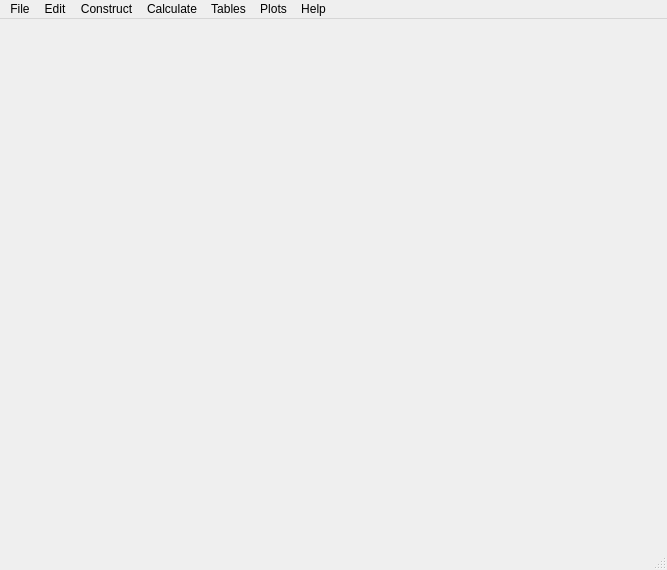
<?xml version="1.0" encoding="UTF-8"?>
<ui version="4.0">
 <class>MainWindow</class>
 <widget class="QMainWindow" name="MainWindow">
  <property name="geometry">
   <rect>
    <x>0</x>
    <y>0</y>
    <width>667</width>
    <height>570</height>
   </rect>
  </property>
  <property name="sizePolicy">
   <sizepolicy hsizetype="MinimumExpanding" vsizetype="MinimumExpanding">
    <horstretch>0</horstretch>
    <verstretch>0</verstretch>
   </sizepolicy>
  </property>
  <property name="windowTitle">
   <string>MainWindow</string>
  </property>
  <widget class="QWidget" name="centralWidget"/>
  <widget class="QMenuBar" name="menuBar">
   <property name="geometry">
    <rect>
     <x>0</x>
     <y>0</y>
     <width>667</width>
     <height>26</height>
    </rect>
   </property>
   <widget class="QMenu" name="menuFile">
    <property name="title">
     <string>File</string>
    </property>
    <widget class="QMenu" name="menuRecent_File">
     <property name="title">
      <string>Recent File</string>
     </property>
    </widget>
    <addaction name="actionNew"/>
    <addaction name="actionOpen"/>
    <addaction name="menuRecent_File"/>
    <addaction name="actionImport_out_File"/>
    <addaction name="actionSave"/>
    <addaction name="actionSave_As"/>
    <addaction name="actionPrint"/>
    <addaction name="actionExport_to_File"/>
    <addaction name="actionExit"/>
   </widget>
   <widget class="QMenu" name="menuEdit">
    <property name="title">
     <string>Edit</string>
    </property>
    <addaction name="actionDelete"/>
    <addaction name="actionProperties"/>
    <addaction name="actionMaster_Control_Panel"/>
    <addaction name="actionGuess_Value"/>
    <addaction name="actionSystem_Settings"/>
    <addaction name="separator"/>
    <addaction name="actionRotate_Clockwise"/>
    <addaction name="actionFlip_Horizontally"/>
    <addaction name="actionFlip_Vertically"/>
    <addaction name="separator"/>
    <addaction name="actionSelect"/>
    <addaction name="actionPan"/>
    <addaction name="actionZoom_To_Fit"/>
   </widget>
   <widget class="QMenu" name="menuConstruct">
    <property name="title">
     <string>Construct</string>
    </property>
    <addaction name="actionComponent"/>
    <addaction name="actionLine"/>
    <addaction name="actionText"/>
   </widget>
   <widget class="QMenu" name="menuCalculate">
    <property name="title">
     <string>Calculate</string>
    </property>
    <widget class="QMenu" name="menuResults">
     <property name="title">
      <string>Results</string>
     </property>
     <addaction name="actionShow_Results"/>
     <addaction name="actionChoose_Results"/>
     <addaction name="actionResults_Table"/>
    </widget>
    <addaction name="actionAdditional_equations"/>
    <addaction name="actionRun"/>
    <addaction name="actionCalculation_Details"/>
    <addaction name="menuResults"/>
   </widget>
   <widget class="QMenu" name="menuTables">
    <property name="title">
     <string>Tables</string>
    </property>
    <widget class="QMenu" name="menuTable_Windows">
     <property name="title">
      <string>Table Windows</string>
     </property>
    </widget>
    <addaction name="actionNew_Parametric_Table"/>
    <addaction name="actionTable_Window"/>
    <addaction name="menuTable_Windows"/>
   </widget>
   <widget class="QMenu" name="menuPlots">
    <property name="title">
     <string>Plots</string>
    </property>
    <widget class="QMenu" name="menuPlot_Windows">
     <property name="title">
      <string>Plot Windows</string>
     </property>
    </widget>
    <addaction name="actionNew_Parametric_Plot"/>
    <addaction name="actionNew_Property_Plot"/>
    <addaction name="actionPlot_Window"/>
    <addaction name="menuPlot_Windows"/>
   </widget>
   <widget class="QMenu" name="menuHelp">
    <property name="title">
     <string>Help</string>
    </property>
    <widget class="QMenu" name="menuExample_Cases">
     <property name="title">
      <string>Example Cases</string>
     </property>
    </widget>
    <addaction name="actionContent_And_Index"/>
    <addaction name="actionAbout"/>
    <addaction name="menuExample_Cases"/>
   </widget>
   <addaction name="menuFile"/>
   <addaction name="menuEdit"/>
   <addaction name="menuConstruct"/>
   <addaction name="menuCalculate"/>
   <addaction name="menuTables"/>
   <addaction name="menuPlots"/>
   <addaction name="menuHelp"/>
  </widget>
  <widget class="QStatusBar" name="statusBar"/>
  <action name="actionNew">
   <property name="icon">
    <iconset resource="functionIcons.qrc">
     <normaloff>:/Images/icons/Files-New-File-icon.png</normaloff>:/Images/icons/Files-New-File-icon.png</iconset>
   </property>
   <property name="text">
    <string>New</string>
   </property>
  </action>
  <action name="actionOpen">
   <property name="icon">
    <iconset resource="functionIcons.qrc">
     <normaloff>:/Images/icons/Folder-Open-icon.png</normaloff>:/Images/icons/Folder-Open-icon.png</iconset>
   </property>
   <property name="text">
    <string>Open</string>
   </property>
  </action>
  <action name="actionSave">
   <property name="icon">
    <iconset resource="functionIcons.qrc">
     <normaloff>:/Images/icons/Actions-document-save-icon.png</normaloff>:/Images/icons/Actions-document-save-icon.png</iconset>
   </property>
   <property name="text">
    <string>Save</string>
   </property>
  </action>
  <action name="actionSave_As">
   <property name="icon">
    <iconset resource="functionIcons.qrc">
     <normaloff>:/Images/icons/Actions-document-save-icon.png</normaloff>:/Images/icons/Actions-document-save-icon.png</iconset>
   </property>
   <property name="text">
    <string>Save As</string>
   </property>
  </action>
  <action name="actionPrint">
   <property name="icon">
    <iconset resource="functionIcons.qrc">
     <normaloff>:/Images/icons/print-icon.png</normaloff>:/Images/icons/print-icon.png</iconset>
   </property>
   <property name="text">
    <string>Print</string>
   </property>
  </action>
  <action name="actionExit">
   <property name="icon">
    <iconset resource="functionIcons.qrc">
     <normaloff>:/Images/icons/exit.png</normaloff>:/Images/icons/exit.png</iconset>
   </property>
   <property name="text">
    <string>Exit</string>
   </property>
  </action>
  <action name="actionDelete">
   <property name="icon">
    <iconset resource="functionIcons.qrc">
     <normaloff>:/Images/icons/delete-icon.png</normaloff>:/Images/icons/delete-icon.png</iconset>
   </property>
   <property name="text">
    <string>Delete</string>
   </property>
  </action>
  <action name="actionProperties">
   <property name="icon">
    <iconset resource="functionIcons.qrc">
     <normaloff>:/Images/icons/settings.png</normaloff>:/Images/icons/settings.png</iconset>
   </property>
   <property name="text">
    <string>Properties</string>
   </property>
  </action>
  <action name="actionComponent">
   <property name="icon">
    <iconset resource="functionIcons.qrc">
     <normaloff>:/Images/icons/Components-icon.png</normaloff>:/Images/icons/Components-icon.png</iconset>
   </property>
   <property name="text">
    <string>Component</string>
   </property>
  </action>
  <action name="actionLine">
   <property name="icon">
    <iconset resource="functionIcons.qrc">
     <normaloff>:/Images/icons/Adds-Add-link-icon.png</normaloff>:/Images/icons/Adds-Add-link-icon.png</iconset>
   </property>
   <property name="text">
    <string>Link</string>
   </property>
  </action>
  <action name="actionText">
   <property name="icon">
    <iconset resource="functionIcons.qrc">
     <normaloff>:/Images/icons/text.png</normaloff>:/Images/icons/text.png</iconset>
   </property>
   <property name="text">
    <string>Text</string>
   </property>
  </action>
  <action name="actionSelect">
   <property name="checkable">
    <bool>true</bool>
   </property>
   <property name="icon">
    <iconset resource="functionIcons.qrc">
     <normaloff>:/Images/icons/pointer.png</normaloff>:/Images/icons/pointer.png</iconset>
   </property>
   <property name="text">
    <string>Select</string>
   </property>
  </action>
  <action name="actionPan">
   <property name="checkable">
    <bool>true</bool>
   </property>
   <property name="icon">
    <iconset resource="functionIcons.qrc">
     <normaloff>:/Images/icons/Hands-Whole-hand-icon.png</normaloff>:/Images/icons/Hands-Whole-hand-icon.png</iconset>
   </property>
   <property name="text">
    <string>Pan</string>
   </property>
  </action>
  <action name="actionZoom_To_Fit">
   <property name="icon">
    <iconset resource="functionIcons.qrc">
     <normaloff>:/Images/icons/Print-Preview-Fit-to-width-icon.png</normaloff>:/Images/icons/Print-Preview-Fit-to-width-icon.png</iconset>
   </property>
   <property name="text">
    <string>Zoom To Fit</string>
   </property>
   <property name="toolTip">
    <string>Zoom To Fit</string>
   </property>
  </action>
  <action name="actionRun">
   <property name="icon">
    <iconset resource="functionIcons.qrc">
     <normaloff>:/Images/icons/run.png</normaloff>:/Images/icons/run.png</iconset>
   </property>
   <property name="text">
    <string>Run</string>
   </property>
  </action>
  <action name="actionNew_Parametric_Table">
   <property name="icon">
    <iconset resource="functionIcons.qrc">
     <normaloff>:/Images/icons/page-table-add-icon.png</normaloff>:/Images/icons/page-table-add-icon.png</iconset>
   </property>
   <property name="text">
    <string>New Parametric Table</string>
   </property>
  </action>
  <action name="actionNew_Parametric_Plot">
   <property name="icon">
    <iconset resource="functionIcons.qrc">
     <normaloff>:/Images/icons/Actions-office-chart-line-stacked-icon.png</normaloff>:/Images/icons/Actions-office-chart-line-stacked-icon.png</iconset>
   </property>
   <property name="text">
    <string>New Parametric Plot</string>
   </property>
  </action>
  <action name="actionNew_Property_Plot">
   <property name="icon">
    <iconset resource="functionIcons.qrc">
     <normaloff>:/Images/icons/Line-chart-icon.png</normaloff>:/Images/icons/Line-chart-icon.png</iconset>
   </property>
   <property name="text">
    <string>New Property Plot</string>
   </property>
  </action>
  <action name="actionContent_And_Index">
   <property name="icon">
    <iconset resource="functionIcons.qrc">
     <normaloff>:/Images/icons/help.png</normaloff>:/Images/icons/help.png</iconset>
   </property>
   <property name="text">
    <string>Content And Index</string>
   </property>
  </action>
  <action name="actionAbout">
   <property name="icon">
    <iconset resource="functionIcons.qrc">
     <normaloff>:/Images/icons/about.png</normaloff>:/Images/icons/about.png</iconset>
   </property>
   <property name="text">
    <string>About SorpSim</string>
   </property>
  </action>
  <action name="actionChoose_Results">
   <property name="icon">
    <iconset resource="functionIcons.qrc">
     <normaloff>:/Images/icons/clipboard-icon.png</normaloff>:/Images/icons/clipboard-icon.png</iconset>
   </property>
   <property name="text">
    <string>Choose Results</string>
   </property>
  </action>
  <action name="actionShow_Results">
   <property name="icon">
    <iconset resource="functionIcons.qrc">
     <normaloff>:/Images/icons/clipboard-icon.png</normaloff>:/Images/icons/clipboard-icon.png</iconset>
   </property>
   <property name="text">
    <string>Show Results</string>
   </property>
  </action>
  <action name="actionTable_Window">
   <property name="icon">
    <iconset resource="functionIcons.qrc">
     <normaloff>:/Images/icons/Actions-insert-table-icon.png</normaloff>:/Images/icons/Actions-insert-table-icon.png</iconset>
   </property>
   <property name="text">
    <string>Table Window</string>
   </property>
  </action>
  <action name="actionMaster_Control_Panel">
   <property name="icon">
    <iconset resource="functionIcons.qrc">
     <normaloff>:/Images/icons/Overview-Pages-3-icon.png</normaloff>:/Images/icons/Overview-Pages-3-icon.png</iconset>
   </property>
   <property name="text">
    <string>Master Control Panel</string>
   </property>
  </action>
  <action name="actionImport_out_File">
   <property name="icon">
    <iconset resource="functionIcons.qrc">
     <normaloff>:/Images/icons/Folder-Open-icon.png</normaloff>:/Images/icons/Folder-Open-icon.png</iconset>
   </property>
   <property name="text">
    <string>Import .out File</string>
   </property>
  </action>
  <action name="actionSystem_Settings">
   <property name="icon">
    <iconset resource="functionIcons.qrc">
     <normaloff>:/Images/icons/settings2.png</normaloff>:/Images/icons/settings2.png</iconset>
   </property>
   <property name="text">
    <string>Unit System/ Fluid</string>
   </property>
  </action>
  <action name="actionExport_to_File">
   <property name="icon">
    <iconset resource="functionIcons.qrc">
     <normaloff>:/Images/icons/export-icon.png</normaloff>:/Images/icons/export-icon.png</iconset>
   </property>
   <property name="text">
    <string>Export Diagram to File</string>
   </property>
  </action>
  <action name="actionAdditional_equations">
   <property name="icon">
    <iconset resource="functionIcons.qrc">
     <normaloff>:/Images/icons/plus.png</normaloff>:/Images/icons/plus.png</iconset>
   </property>
   <property name="text">
    <string>Additional equations</string>
   </property>
  </action>
  <action name="actionRotate_Clockwise">
   <property name="icon">
    <iconset resource="functionIcons.qrc">
     <normaloff>:/Images/icons/shape_rotate_clockwise.png</normaloff>:/Images/icons/shape_rotate_clockwise.png</iconset>
   </property>
   <property name="text">
    <string>Rotate Clockwise</string>
   </property>
  </action>
  <action name="actionFlip_Horizontally">
   <property name="icon">
    <iconset resource="functionIcons.qrc">
     <normaloff>:/Images/icons/shape_flip_horizontal.png</normaloff>:/Images/icons/shape_flip_horizontal.png</iconset>
   </property>
   <property name="text">
    <string>Flip Horizontally</string>
   </property>
  </action>
  <action name="actionFlip_Vertically">
   <property name="icon">
    <iconset resource="functionIcons.qrc">
     <normaloff>:/Images/icons/shape_flip_vertical.png</normaloff>:/Images/icons/shape_flip_vertical.png</iconset>
   </property>
   <property name="text">
    <string>Flip Vertically</string>
   </property>
  </action>
  <action name="actionPlot_Window">
   <property name="icon">
    <iconset resource="functionIcons.qrc">
     <normaloff>:/Images/icons/parametric plot.png</normaloff>:/Images/icons/parametric plot.png</iconset>
   </property>
   <property name="text">
    <string>Plot Window</string>
   </property>
  </action>
  <action name="actionCalculation_Details">
   <property name="icon">
    <iconset resource="functionIcons.qrc">
     <normaloff>:/Images/icons/view-details_318-1493.jpg</normaloff>:/Images/icons/view-details_318-1493.jpg</iconset>
   </property>
   <property name="text">
    <string>Convergence Details</string>
   </property>
  </action>
  <action name="actionResults_Table">
   <property name="icon">
    <iconset resource="functionIcons.qrc">
     <normaloff>:/Images/icons/clipboard-icon.png</normaloff>:/Images/icons/clipboard-icon.png</iconset>
   </property>
   <property name="text">
    <string>Results Table</string>
   </property>
  </action>
  <action name="actionGuess_Value">
   <property name="icon">
    <iconset resource="functionIcons.qrc">
     <normaloff>:/Images/icons/guess_value.jpg</normaloff>:/Images/icons/guess_value.jpg</iconset>
   </property>
   <property name="text">
    <string>Guess Value</string>
   </property>
  </action>
 </widget>
 <layoutdefault spacing="6" margin="11"/>
 <resources>
  <include location="functionIcons.qrc"/>
 </resources>
 <connections/>
</ui>
